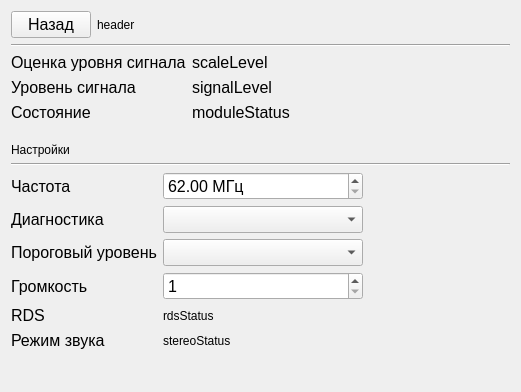
<?xml version="1.0" encoding="UTF-8"?>
<ui version="4.0">
 <class>DM500FMView</class>
 <widget class="QWidget" name="DM500FMView">
  <property name="geometry">
   <rect>
    <x>0</x>
    <y>0</y>
    <width>521</width>
    <height>392</height>
   </rect>
  </property>
  <property name="windowTitle">
   <string>Form</string>
  </property>
  <layout class="QVBoxLayout" name="verticalLayout">
   <item>
    <layout class="QHBoxLayout" name="horizontalLayout_2">
     <item>
      <widget class="QPushButton" name="backBtn">
       <property name="sizePolicy">
        <sizepolicy hsizetype="Fixed" vsizetype="Fixed">
         <horstretch>0</horstretch>
         <verstretch>0</verstretch>
        </sizepolicy>
       </property>
       <property name="font">
        <font>
         <pointsize>12</pointsize>
        </font>
       </property>
       <property name="text">
        <string>Назад</string>
       </property>
      </widget>
     </item>
     <item>
      <widget class="QLabel" name="header">
       <property name="text">
        <string>header</string>
       </property>
      </widget>
     </item>
    </layout>
   </item>
   <item>
    <widget class="Line" name="line_2">
     <property name="orientation">
      <enum>Qt::Horizontal</enum>
     </property>
    </widget>
   </item>
   <item>
    <layout class="QFormLayout" name="formLayout_3">
     <item row="0" column="0">
      <widget class="QLabel" name="label_6">
       <property name="font">
        <font>
         <pointsize>12</pointsize>
        </font>
       </property>
       <property name="text">
        <string>Оценка уровня сигнала</string>
       </property>
      </widget>
     </item>
     <item row="0" column="1">
      <widget class="QLabel" name="scaleLevel">
       <property name="font">
        <font>
         <pointsize>12</pointsize>
        </font>
       </property>
       <property name="text">
        <string>scaleLevel</string>
       </property>
      </widget>
     </item>
     <item row="1" column="0">
      <widget class="QLabel" name="label_14">
       <property name="font">
        <font>
         <pointsize>12</pointsize>
        </font>
       </property>
       <property name="text">
        <string>Уровень сигнала</string>
       </property>
      </widget>
     </item>
     <item row="1" column="1">
      <widget class="QLabel" name="signalLevel">
       <property name="font">
        <font>
         <pointsize>12</pointsize>
        </font>
       </property>
       <property name="text">
        <string>signalLevel</string>
       </property>
      </widget>
     </item>
     <item row="2" column="0">
      <widget class="QLabel" name="label_10">
       <property name="font">
        <font>
         <pointsize>12</pointsize>
        </font>
       </property>
       <property name="text">
        <string>Состояние</string>
       </property>
      </widget>
     </item>
     <item row="2" column="1">
      <widget class="QLabel" name="moduleStatus">
       <property name="font">
        <font>
         <pointsize>12</pointsize>
        </font>
       </property>
       <property name="text">
        <string>moduleStatus</string>
       </property>
      </widget>
     </item>
    </layout>
   </item>
   <item>
    <spacer name="verticalSpacer_2">
     <property name="orientation">
      <enum>Qt::Vertical</enum>
     </property>
     <property name="sizeType">
      <enum>QSizePolicy::Fixed</enum>
     </property>
     <property name="sizeHint" stdset="0">
      <size>
       <width>20</width>
       <height>15</height>
      </size>
     </property>
    </spacer>
   </item>
   <item>
    <widget class="QLabel" name="moduleConfigHeader">
     <property name="text">
      <string>Настройки</string>
     </property>
    </widget>
   </item>
   <item>
    <widget class="Line" name="line">
     <property name="orientation">
      <enum>Qt::Horizontal</enum>
     </property>
    </widget>
   </item>
   <item>
    <layout class="QFormLayout" name="formLayout_4">
     <item row="0" column="0">
      <widget class="QLabel" name="label_7">
       <property name="font">
        <font>
         <pointsize>12</pointsize>
        </font>
       </property>
       <property name="text">
        <string>Частота</string>
       </property>
      </widget>
     </item>
     <item row="0" column="1">
      <widget class="QDoubleSpinBox" name="frequency">
       <property name="maximumSize">
        <size>
         <width>200</width>
         <height>16777215</height>
        </size>
       </property>
       <property name="font">
        <font>
         <pointsize>12</pointsize>
        </font>
       </property>
       <property name="suffix">
        <string> МГц</string>
       </property>
       <property name="minimum">
        <double>62.000000000000000</double>
       </property>
       <property name="maximum">
        <double>108.000000000000000</double>
       </property>
       <property name="singleStep">
        <double>0.050000000000000</double>
       </property>
      </widget>
     </item>
     <item row="1" column="0">
      <widget class="QLabel" name="label_11">
       <property name="font">
        <font>
         <pointsize>12</pointsize>
        </font>
       </property>
       <property name="text">
        <string>Диагностика</string>
       </property>
      </widget>
     </item>
     <item row="1" column="1">
      <widget class="QComboBox" name="diagnostic">
       <property name="maximumSize">
        <size>
         <width>200</width>
         <height>16777215</height>
        </size>
       </property>
       <property name="font">
        <font>
         <pointsize>12</pointsize>
        </font>
       </property>
      </widget>
     </item>
     <item row="2" column="0">
      <widget class="QLabel" name="label_12">
       <property name="font">
        <font>
         <pointsize>12</pointsize>
        </font>
       </property>
       <property name="text">
        <string>Пороговый уровень</string>
       </property>
      </widget>
     </item>
     <item row="2" column="1">
      <widget class="QComboBox" name="thresholdLevel">
       <property name="maximumSize">
        <size>
         <width>200</width>
         <height>16777215</height>
        </size>
       </property>
       <property name="font">
        <font>
         <pointsize>12</pointsize>
        </font>
       </property>
      </widget>
     </item>
     <item row="3" column="0">
      <widget class="QLabel" name="label">
       <property name="font">
        <font>
         <pointsize>12</pointsize>
        </font>
       </property>
       <property name="text">
        <string>Громкость</string>
       </property>
      </widget>
     </item>
     <item row="3" column="1">
      <widget class="QSpinBox" name="volume">
       <property name="maximumSize">
        <size>
         <width>200</width>
         <height>16777215</height>
        </size>
       </property>
       <property name="font">
        <font>
         <pointsize>12</pointsize>
        </font>
       </property>
       <property name="minimum">
        <number>1</number>
       </property>
       <property name="maximum">
        <number>15</number>
       </property>
      </widget>
     </item>
     <item row="5" column="1">
      <widget class="QLabel" name="stereoStatus">
       <property name="text">
        <string>stereoStatus</string>
       </property>
      </widget>
     </item>
     <item row="5" column="0">
      <widget class="QLabel" name="label_2">
       <property name="font">
        <font>
         <pointsize>12</pointsize>
        </font>
       </property>
       <property name="text">
        <string>Режим звука</string>
       </property>
      </widget>
     </item>
     <item row="4" column="0">
      <widget class="QLabel" name="label_3">
       <property name="font">
        <font>
         <pointsize>12</pointsize>
        </font>
       </property>
       <property name="text">
        <string>RDS</string>
       </property>
      </widget>
     </item>
     <item row="4" column="1">
      <widget class="QLabel" name="rdsStatus">
       <property name="text">
        <string>rdsStatus</string>
       </property>
      </widget>
     </item>
    </layout>
   </item>
   <item>
    <spacer name="verticalSpacer">
     <property name="orientation">
      <enum>Qt::Vertical</enum>
     </property>
     <property name="sizeHint" stdset="0">
      <size>
       <width>20</width>
       <height>252</height>
      </size>
     </property>
    </spacer>
   </item>
  </layout>
 </widget>
 <resources/>
 <connections/>
</ui>
